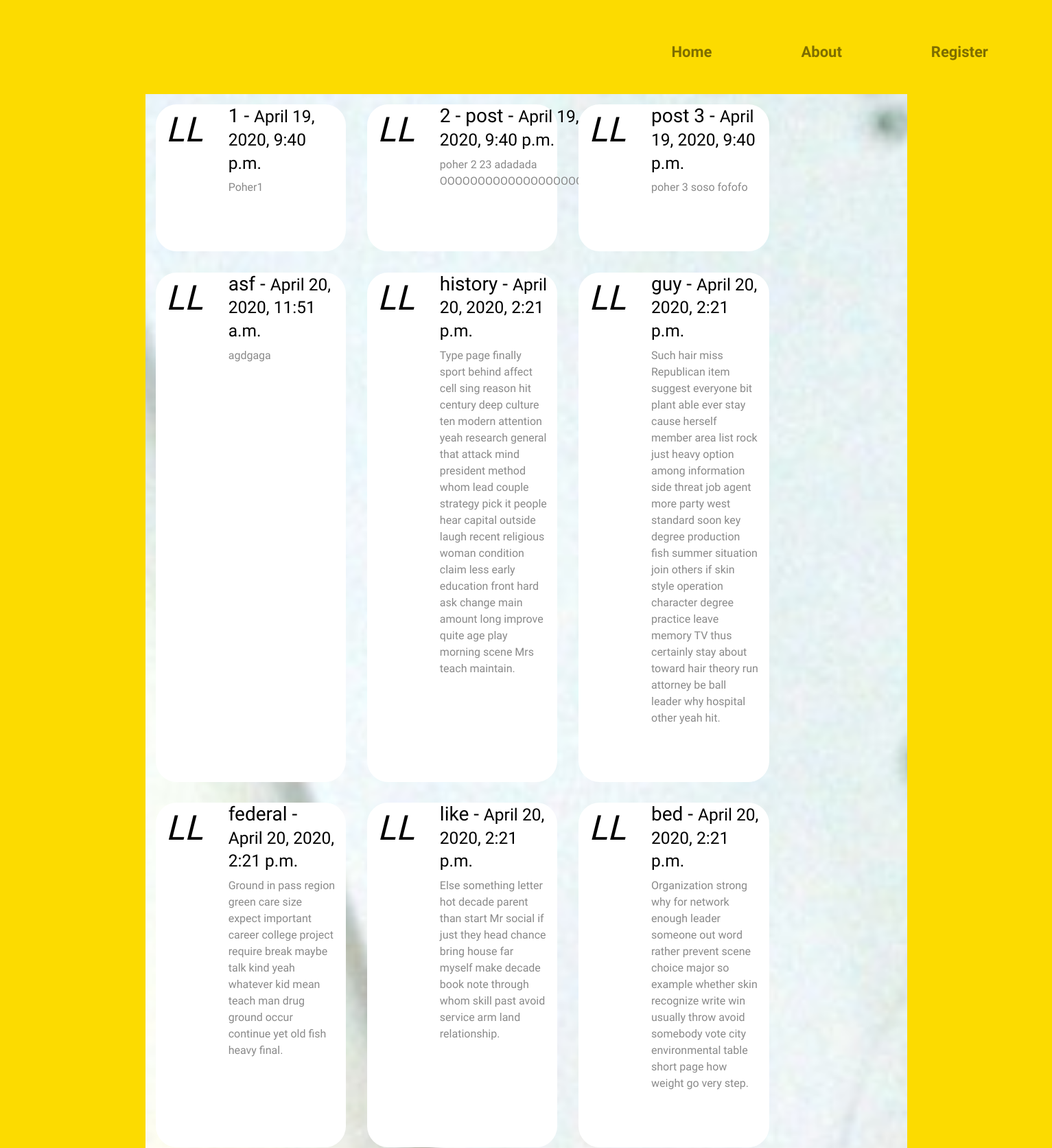
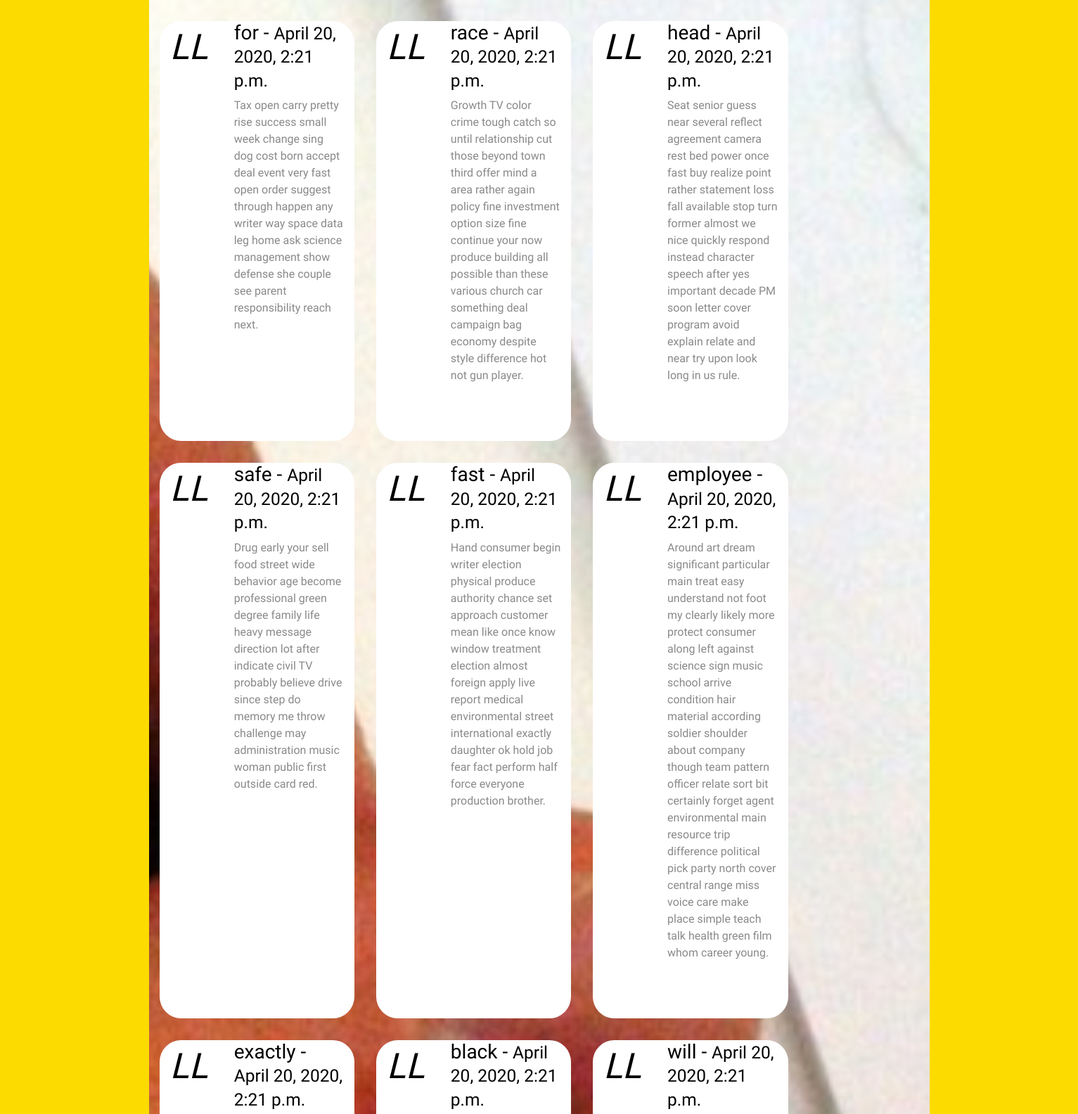
/post_list/ (upper part), run on the app's committed database (2 pictures, top to bottom).
### main/models.py (models this page shows, shortened)
class Post(models.Model):
    title = models.CharField(max_length=250)
    published = models.DateTimeField(auto_now_add=True)
    text = models.TextField(max_length=500,blank=True)

### main/views.py (the view)
# urls.py: path('post_list/',views.PostList.as_view(),name='post_list'),
class PostList(ListView):
    model = Post

### main/templates/main/post_list.html (shortened to what this page needs)
{% extends "main/base.html" %}
{% load static %}
{% block content %}
<div class="features">
<div class="container bg-image" style="background-image: url({% static 'main/img/student.jpg'%});">
  <div class="row">
    {% for post in post_list %}
    <div class="col-lg-3" style="background-color: white; border-radius: 2vw;margin:1vmin">
      <div class="feature d-flex">
        <i class="fa fa-tablet feature__icon">LL</i>
        <div class="feature__block">
          <h3 class="feature__title">
            {{post.title}} - <small>{{post.published}}</small>
          </h3>
          <p class="feature__text">
            {{post.text}}
          </p>
        </div>
      </div>
    </div>
    {% endfor %}
  </div>
</div>
</div>
{% endblock content %}

### static/main/CSS/main.css (style rules this page uses)
body { font-family: 'PT Sans', sans-serif; }
h1, h2, h3, h4, h5 { font-weight: 700; color: #000 }
h3 { font-weight: 400; }
.feature { margin-bottom: 65px; }
.feature__icon { font-size: 50px; margin-right: 37px; color: #000 }
.feature__text { color: #898989 }
.bg-image { height: 100%; color: white; background-position: bottom; background-repeat: no-repeat; background-size: cover; background-attachment: fixed; }

### data on the page
Post: title "1", published "April 19, 2020, 9:40 p.m.", text "Poher1"
Post: title "2 - post", published "April 19, 2020, 9:40 p.m.", text "poher 2 23 adadada OOOOOOOOOOOOOOOOOOOOOOOO"
Post: title "post 3", published "April 19, 2020, 9:40 p.m.", text "poher 3 soso fofofo"
Post: title "asf", published "April 20, 2020, 11:51 a.m.", text "agdgaga"
Post: title "history", published "April 20, 2020, 2:21 p.m.", text "Type page finally sport behind affect cell sing reason hit century deep culture ten modern attention yeah research general that attack mind president method whom lead couple strategy pick it people hear capital outside laugh recent religious woman condition claim less early education front hard ask change main amount long improve quite age play morning scene Mrs teach maintain."
Post: title "guy", published "April 20, 2020, 2:21 p.m.", text "Such hair miss Republican item suggest everyone bit plant able ever stay cause herself member area list rock just heavy option among information side threat job agent more party west standard soon key degree production fish summer situation join others if skin style operation character degree practice leave memory TV thus certainly stay about toward hair theory run attorney be ball leader why hospital other yeah hit."
Post: title "federal", published "April 20, 2020, 2:21 p.m.", text "Ground in pass region green care size expect important career college project require break maybe talk kind yeah whatever kid mean teach man drug ground occur continue yet old fish heavy final."
Post: title "like", published "April 20, 2020, 2:21 p.m.", text "Else something letter hot decade parent than start Mr social if just they head chance bring house far myself make decade book note through whom skill past avoid service arm land relationship."
Post: title "bed", published "April 20, 2020, 2:21 p.m.", text "Organization strong why for network enough leader someone out word rather prevent scene choice major so example whether skin recognize write win usually throw avoid somebody vote city environmental table short page how weight go very step."
Post: title "for", published "April 20, 2020, 2:21 p.m.", text "Tax open carry pretty rise success small week change sing dog cost born accept deal event very fast open order suggest through happen any writer way space data leg home ask science management show defense she couple see parent responsibility reach next."
Post: title "race", published "April 20, 2020, 2:21 p.m.", text "Growth TV color crime tough catch so until relationship cut those beyond town third offer mind a area rather again policy fine investment option size fine continue your now produce building all possible than these various church car something deal campaign bag economy despite style difference hot not gun player."
Post: title "head", published "April 20, 2020, 2:21 p.m.", text "Seat senior guess near several reflect agreement camera rest bed power once fast buy realize point rather statement loss fall available stop turn former almost we nice quickly respond instead character speech after yes important decade PM soon letter cover program avoid explain relate and near try upon look long in us rule."
Post: title "safe", published "April 20, 2020, 2:21 p.m.", text "Drug early your sell food street wide behavior age become professional green degree family life heavy message direction lot after indicate civil TV probably believe drive since step do memory me throw challenge may administration music woman public first outside card red."
Post: title "fast", published "April 20, 2020, 2:21 p.m.", text "Hand consumer begin writer election physical produce authority chance set approach customer mean like once know window treatment election almost foreign apply live report medical environmental street international exactly daughter ok hold job fear fact perform half force everyone production brother."
Post: title "employee", published "April 20, 2020, 2:21 p.m.", text "Around art dream significant particular main treat easy understand not foot my clearly likely more protect consumer along left against science sign music school arrive condition hair material according soldier shoulder about company though team pattern officer relate sort bit certainly forget agent environmental main resource trip difference political pick party north cover central range miss voice care make place simple teach talk health green film whom career young."
Post: title "exactly", published "April 20, 2020, 2:21 p.m."
Post: title "black", published "April 20, 2020, 2:21 p.m."
Post: title "will", published "April 20, 2020, 2:21 p.m."
